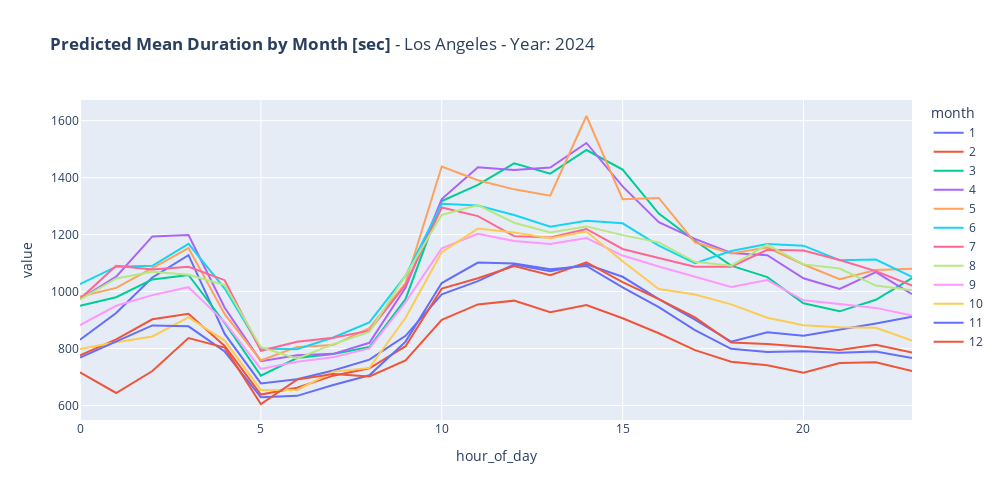

Notebook code for this chart:
### Code cell
predicted_month_means_los_angeles = group_results_los_angeles['predicted'].mean().unstack(level='hour_of_day').T
fig = px.line(predicted_month_means_washington, title=f"<b>Predicted Mean Duration by Month [sec]</b> - Los Angeles - Year: {year_to_test}", width=1000, height=500)

fig.show()

### Figure 1 — Plotly figure (JSON) as saved in the notebook; plotly's stock layout.template omitted (floating-point values rounded to 4 significant figures)
{"data": [{"hovertemplate": "month=1<br>hour_of_day=%{x}<br>value=%{y}<extra></extra>", "legendgroup": "1", "line": {"color": "#636efa", "dash": "solid"}, "marker": {"symbol": "circle"}, "mode": "lines", "name": "1", "orientation": "v", "showlegend": true, "type": "scatter", "x": [0, 1, 2, 3, 4, 5, 6, 7, 8, 9, 10, 11, 12, 13, 14, 15, 16, 17, 18, 19, 20, 21, 22, 23], "xaxis": "x", "y": [831.0, 924.8, 1049.0, 1128.0, 851.1, 677.4, 692.4, 723.1, 760.9, 844.6, 989.9, 1037.0, 1095.0, 1071.0, 1096.0, 1052.0, 973.1, 901.6, 823.8, 857.3, 844.5, 865.5, 887.9, 911.7], "yaxis": "y"}, {"hovertemplate": "month=2<br>hour_of_day=%{x}<br>value=%{y}<extra></extra>", "legendgroup": "2", "line": {"color": "#EF553B", "dash": "solid"}, "marker": {"symbol": "circle"}, "mode": "lines", "name": "2", "orientation": "v", "showlegend": true, "type": "scatter", "x": [0, 1, 2, 3, 4, 5, 6, 7, 8, 9, 10, 11, 12, 13, 14, 15, 16, 17, 18, 19, 20, 21, 22, 23], "xaxis": "x", "y": [776.2, 831.9, 902.6, 921.8, 809.2, 638.1, 662.5, 704.7, 730.3, 808.2, 1010.0, 1047.0, 1090.0, 1058.0, 1102.0, 1033.0, 973.5, 909.4, 820.9, 815.5, 806.2, 794.4, 812.9, 786.3], "yaxis": "y"}, {"hovertemplate": "month=3<br>hour_of_day=%{x}<br>value=%{y}<extra></extra>", "legendgroup": "3", "line": {"color": "#00cc96", "dash": "solid"}, "marker": {"symbol": "circle"}, "mode": "lines", "name": "3", "orientation": "v", "showlegend": true, "type": "scatter", "x": [0, 1, 2, 3, 4, 5, 6, 7, 8, 9, 10, 11, 12, 13, 14, 15, 16, 17, 18, 19, 20, 21, 22, 23], "xaxis": "x", "y": [949.7, 980.2, 1043.0, 1058.0, 889.5, 704.8, 766.4, 780.8, 805.0, 973.2, 1318.0, 1375.0, 1450.0, 1414.0, 1497.0, 1428.0, 1274.0, 1178.0, 1091.0, 1051.0, 958.6, 930.5, 971.1, 1048.0], "yaxis": "y"}, {"hovertemplate": "month=4<br>hour_of_day=%{x}<br>value=%{y}<extra></extra>", "legendgroup": "4", "line": {"color": "#ab63fa", "dash": "solid"}, "marker": {"symbol": "circle"}, "mode": "lines", "name": "4", "orientation": "v", "showlegend": true, "type": "scatter", "x": [0, 1, 2, 3, 4, 5, 6, 7, 8, 9, 10, 11, 12, 13, 14, 15, 16, 17, 18, 19, 20, 21, 22, 23], "xaxis": "x", "y": [973.6, 1052.0, 1194.0, 1198.0, 942.9, 755.6, 776.7, 781.3, 820.0, 1014.0, 1325.0, 1437.0, 1427.0, 1435.0, 1522.0, 1369.0, 1244.0, 1185.0, 1136.0, 1127.0, 1047.0, 1010.0, 1068.0, 991.2], "yaxis": "y"}, {"hovertemplate": "month=5<br>hour_of_day=%{x}<br>value=%{y}<extra></extra>", "legendgroup": "5", "line": {"color": "#FFA15A", "dash": "solid"}, "marker": {"symbol": "circle"}, "mode": "lines", "name": "5", "orientation": "v", "showlegend": true, "type": "scatter", "x": [0, 1, 2, 3, 4, 5, 6, 7, 8, 9, 10, 11, 12, 13, 14, 15, 16, 17, 18, 19, 20, 21, 22, 23], "xaxis": "x", "y": [982.9, 1013.0, 1082.0, 1153.0, 920.4, 758.0, 805.6, 811.9, 871.9, 1030.0, 1439.0, 1391.0, 1359.0, 1336.0, 1616.0, 1324.0, 1329.0, 1173.0, 1133.0, 1155.0, 1095.0, 1044.0, 1075.0, 1080.0], "yaxis": "y"}, {"hovertemplate": "month=6<br>hour_of_day=%{x}<br>value=%{y}<extra></extra>", "legendgroup": "6", "line": {"color": "#19d3f3", "dash": "solid"}, "marker": {"symbol": "circle"}, "mode": "lines", "name": "6", "orientation": "v", "showlegend": true, "type": "scatter", "x": [0, 1, 2, 3, 4, 5, 6, 7, 8, 9, 10, 11, 12, 13, 14, 15, 16, 17, 18, 19, 20, 21, 22, 23], "xaxis": "x", "y": [1026.0, 1088.0, 1090.0, 1167.0, 1010.0, 799.6, 797.3, 838.5, 891.5, 1056.0, 1309.0, 1302.0, 1269.0, 1228.0, 1248.0, 1240.0, 1161.0, 1099.0, 1142.0, 1167.0, 1161.0, 1110.0, 1112.0, 1051.0], "yaxis": "y"}, {"hovertemplate": "month=7<br>hour_of_day=%{x}<br>value=%{y}<extra></extra>", "legendgroup": "7", "line": {"color": "#FF6692", "dash": "solid"}, "marker": {"symbol": "circle"}, "mode": "lines", "name": "7", "orientation": "v", "showlegend": true, "type": "scatter", "x": [0, 1, 2, 3, 4, 5, 6, 7, 8, 9, 10, 11, 12, 13, 14, 15, 16, 17, 18, 19, 20, 21, 22, 23], "xaxis": "x", "y": [974.0, 1091.0, 1077.0, 1087.0, 1040.0, 792.1, 823.8, 837.7, 862.5, 1024.0, 1295.0, 1265.0, 1195.0, 1190.0, 1220.0, 1149.0, 1118.0, 1087.0, 1087.0, 1147.0, 1144.0, 1111.0, 1072.0, 1021.0], "yaxis": "y"}, {"hovertemplate": "month=8<br>hour_of_day=%{x}<br>value=%{y}<extra></extra>", "legendgroup": "8", "line": {"color": "#B6E880", "dash": "solid"}, "marker": {"symbol": "circle"}, "mode": "lines", "name": "8", "orientation": "v", "showlegend": true, "type": "scatter", "x": [0, 1, 2, 3, 4, 5, 6, 7, 8, 9, 10, 11, 12, 13, 14, 15, 16, 17, 18, 19, 20, 21, 22, 23], "xaxis": "x", "y": [971.2, 1046.0, 1070.0, 1059.0, 1023.0, 804.7, 764.3, 815.3, 857.9, 1057.0, 1269.0, 1303.0, 1242.0, 1208.0, 1229.0, 1198.0, 1173.0, 1104.0, 1091.0, 1164.0, 1095.0, 1081.0, 1021.0, 1005.0], "yaxis": "y"}, {"hovertemplate": "month=9<br>hour_of_day=%{x}<br>value=%{y}<extra></extra>", "legendgroup": "9", "line": {"color": "#FF97FF", "dash": "solid"}, "marker": {"symbol": "circle"}, "mode": "lines", "name": "9", "orientation": "v", "showlegend": true, "type": "scatter", "x": [0, 1, 2, 3, 4, 5, 6, 7, 8, 9, 10, 11, 12, 13, 14, 15, 16, 17, 18, 19, 20, 21, 22, 23], "xaxis": "x", "y": [882.0, 950.0, 987.4, 1015.0, 892.6, 728.2, 753.2, 769.5, 800.5, 962.7, 1152.0, 1203.0, 1178.0, 1167.0, 1188.0, 1126.0, 1088.0, 1052.0, 1016.0, 1040.0, 969.4, 956.4, 942.6, 916.0], "yaxis": "y"}, {"hovertemplate": "month=10<br>hour_of_day=%{x}<br>value=%{y}<extra></extra>", "legendgroup": "10", "line": {"color": "#FECB52", "dash": "solid"}, "marker": {"symbol": "circle"}, "mode": "lines", "name": "10", "orientation": "v", "showlegend": true, "type": "scatter", "x": [0, 1, 2, 3, 4, 5, 6, 7, 8, 9, 10, 11, 12, 13, 14, 15, 16, 17, 18, 19, 20, 21, 22, 23], "xaxis": "x", "y": [798.0, 822.0, 842.1, 909.4, 828.0, 654.6, 654.3, 718.3, 731.9, 908.1, 1138.0, 1221.0, 1207.0, 1188.0, 1211.0, 1106.0, 1009.0, 989.6, 955.0, 907.8, 881.5, 874.2, 872.8, 827.9], "yaxis": "y"}, {"hovertemplate": "month=11<br>hour_of_day=%{x}<br>value=%{y}<extra></extra>", "legendgroup": "11", "line": {"color": "#636efa", "dash": "solid"}, "marker": {"symbol": "circle"}, "mode": "lines", "name": "11", "orientation": "v", "showlegend": true, "type": "scatter", "x": [0, 1, 2, 3, 4, 5, 6, 7, 8, 9, 10, 11, 12, 13, 14, 15, 16, 17, 18, 19, 20, 21, 22, 23], "xaxis": "x", "y": [768.4, 825.3, 880.9, 877.9, 789.4, 628.6, 633.8, 671.7, 706.1, 824.1, 1030.0, 1102.0, 1098.0, 1078.0, 1090.0, 1014.0, 945.1, 864.2, 799.0, 787.7, 790.2, 785.0, 789.3, 766.6], "yaxis": "y"}, {"hovertemplate": "month=12<br>hour_of_day=%{x}<br>value=%{y}<extra></extra>", "legendgroup": "12", "line": {"color": "#EF553B", "dash": "solid"}, "marker": {"symbol": "circle"}, "mode": "lines", "name": "12", "orientation": "v", "showlegend": true, "type": "scatter", "x": [0, 1, 2, 3, 4, 5, 6, 7, 8, 9, 10, 11, 12, 13, 14, 15, 16, 17, 18, 19, 20, 21, 22, 23], "xaxis": "x", "y": [716.3, 643.8, 721.0, 836.8, 803.2, 605.1, 690.7, 710.7, 702.1, 758.4, 900.6, 954.9, 968.1, 927.7, 952.5, 906.1, 853.6, 794.1, 753.9, 741.2, 714.8, 748.9, 751.9, 721.3], "yaxis": "y"}], "layout": {"height": 500, "legend": {"title": {"text": "month"}, "tracegroupgap": 0}, "title": {"text": "<b>Predicted Mean Duration by Month [sec]</b> - Los Angeles - Year: 2024"}, "width": 1000, "xaxis": {"anchor": "y", "domain": [0, 1], "title": {"text": "hour_of_day"}}, "yaxis": {"anchor": "x", "domain": [0, 1], "title": {"text": "value"}}}}
